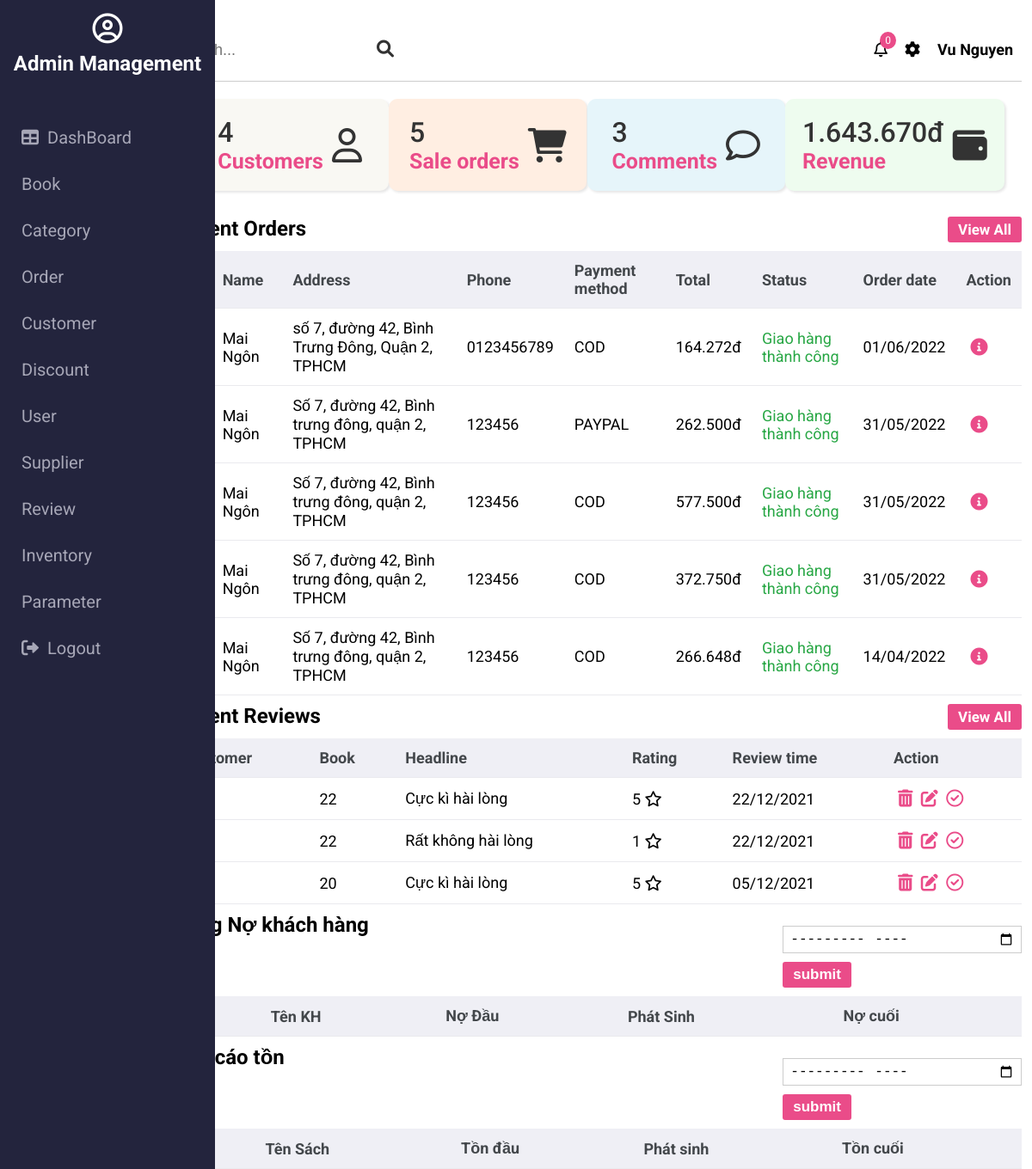
The page /admin/index.php (signed in) on the database its author committed.
### tables this page shows
CREATE TABLE `have_role` (
  `role_id` int(11) NOT NULL,
  `user_id` int(11) NOT NULL
);

CREATE TABLE `role` (
  `role_id` int(11) NOT NULL,
  `name` varchar(128) DEFAULT NULL,
  `description` text DEFAULT NULL
);

CREATE TABLE `book_order` (
  `order_id` int(11) NOT NULL,
  `customer_id` int(11) NOT NULL,
  `line1` varchar(128) DEFAULT NULL,
  `line2` varchar(128) DEFAULT NULL,
  `first_name` varchar(45) DEFAULT NULL,
  `last_name` varchar(45) DEFAULT NULL,
  `phone` varchar(45) DEFAULT NULL,
  `city` varchar(45) DEFAULT NULL,
  `country` varchar(45) DEFAULT NULL,
  `paid` float DEFAULT 0,
  `debt` float DEFAULT 0,
  `payment_date` date DEFAULT NULL,
  `zipcode` varchar(10) DEFAULT NULL,
  `payment_method` varchar(20) DEFAULT NULL,
  `total` float DEFAULT NULL,
  `status` varchar(25) DEFAULT NULL,
  `shipping_fee` float DEFAULT NULL,
  `discount` float DEFAULT NULL,
  `subtotal` float DEFAULT NULL,
  `order_date` datetime DEFAULT current_timestamp()
);

CREATE TABLE `review` (
  `review_id` int(11) NOT NULL,
  `book_id` int(11) NOT NULL,
  `customer_id` int(11) NOT NULL,
  `rating` int(11) DEFAULT NULL,
  `headline` varchar(128) DEFAULT NULL,
  `image` varchar(255) DEFAULT NULL,
  `comment` varchar(500) DEFAULT NULL,
  `review_time` datetime DEFAULT current_timestamp()
);

### controllers/admin/BaseController.php (called while the page is built, shortened)
<?php
class BaseController {
    protected $userModel;
    public function __construct() {
        $this->userModel = new UserModel();
    }
    public function getUserModel() {
        return $this->userModel;
    }
    protected function view($path, array $data = []) {
        $path = self::BASE_FOLDER_VIEW . '/' . str_replace('.', '/', $path) . '.php';
        return include($path);
    }
}

### controllers/admin/HomeController.php (called while the page is built, shortened)
<?php
class HomeController extends BaseController {
    private $orderModel;
    private $reviewModel;
    private $customerModel;
    public function __construct() {
        $this->orderModel = new OrderModel();
        $this->reviewModel = new ReviewModel();
        $this->customerModel = new CustomerModel();
        $this->userId = $_SESSION['user']['user_id'];
    }
    public function index($inventoryReports = [], $debtReports = []) {
        $roles = $this->getUserModel()->getAllRoleByUserId($this->userId);
        $orders = $this->orderModel->getAll(['*'], ['order_date desc'], 5);
        $reviews = $this->reviewModel->getAll(['*'], ['review_time desc'], 5);
        $totalCustomer = count($this->customerModel->getAll(['*'], [], 50));
        $totalReview = count($this->reviewModel->getAll(['*'], [], 50));
        $totalOrder = count($this->orderModel->getAll(['*'], [], 50));
        $revenue = $this->orderModel->revenue();
        $statistics = [
            'totalCustomer' => $totalCustomer,
            'totalReview' => $totalReview,
            'totalOrder' => $totalOrder,
            'revenue' => $revenue
        ];
        $pendingOrders = array_filter($this->orderModel->getAll(), fn ($order) => $order['status'] == 'Đang xử lí' || $order['status'] == 'Đã thanh toán' ? true : false);
        $pendingReviews = array_filter($this->reviewModel->getAll(), function ($review) {
            $dayReview = date('d', strtotime($review['review_time']));
            $dayNow = date('d', time());
            return $dayReview == $dayNow ? true : false;
        });
        $notifications = [
            'pendingOrders' => $pendingOrders,
            'pendingReviews' => $pendingReviews
        ];
        $textColors = [
            'Đang xử lí' => 'text-primary',
            'Đã thanh toán' => 'text-warning',
            'Giao hàng thành công' => 'text-success',
            'Đang giao hàng' => 'text-info',
            'Đã hủy' => 'text-danger'
        ];
        return $this->view('admin.home.index', [
            'orders' => $orders,
            'reviews' => $reviews,
            'roles' => $roles,
            'statistics' => $statistics,
            'notifications' => $notifications,
            'textColors' => $textColors,
            'inventoryReports' => isset($inventoryReports) ? $inventoryReports : [],
            'debtReports' => isset($debtReports) ? $debtReports : [],
        ]);
    }
}

### core/Database.php (called while the page is built, shortened)
<?php
class Database {
    public function connect() {
        $host = self::HOST;
        $username = self::USERNAME;
        $password = self::PASSWORD;
        $dbname = self::DB_NAME;
        try {
            $connect = new PDO("mysql:host=$host;dbname=$dbname", $username, $password);
            $connect->setAttribute(PDO::ATTR_ERRMODE, PDO::ERRMODE_EXCEPTION);
            $connect->setAttribute(PDO::ATTR_DEFAULT_FETCH_MODE, PDO::FETCH_ASSOC);
            return $connect;
        } catch (PDOException $e) {
            echo "Connection failed: " . $e->getMessage();
        }
    }
}

### models/BaseModel.php (called while the page is built, shortened)
<?php
class BaseModel extends Database {
    protected $db;
    public function __construct() {
        $this->db = $this->connect();
    }
    public function all($table, $select, $orderBy, $limit) {
        $field = implode(',', $select);
        $orderField = 'order by ';
        $orderBy ? $orderField .= implode(', ', $orderBy) : $orderField = '';
        $sql = "select $field from $table $orderField limit $limit";
        $result = $this->db->query($sql);
        $data = [];
        while ($row = $result->fetch()) {
            $data[] = $row;
        }
        return $data;
    }
}

### models/UserModel.php (called while the page is built, shortened)
<?php
class UserModel extends BaseModel {
    public function getAllRoleByUserId($userId) {
        $sql = "select * from user u, have_role h, role r
                where u.user_id = h.user_id and h.role_id = r.role_id and u.user_id = :user_id";
        $stmt = $this->db->prepare($sql);
        $stmt->execute(['user_id' => $userId]);
        $roles = [];
        while ($row = $stmt->fetch()) {
            $roles[] = $row;
        }
        return $roles;
    }
}

### models/CustomerModel.php (called while the page is built, shortened)
<?php
class CustomerModel extends BaseModel {
    public function getAll($select = ['*'], $orderBy = [], $limit = 15) {
        return $this->all(self::TABLE, $select, $orderBy, $limit);
    }
}

### models/ReviewModel.php (called while the page is built, shortened)
<?php
class ReviewModel extends BaseModel {
    public function getAll($select = ['*'], $orderBy = [], $limit = 15) {
        return $this->all(self::TABLE, $select, $orderBy, $limit);
    }
}

### models/OrderModel.php (called while the page is built, shortened)
<?php
class OrderModel extends BaseModel {
    public function getAll($select = ['*'], $orderBy = [], $limit = 30) {
        return $this->all(self::TABLE_ORDER, $select, $orderBy, $limit);
    }
    public function revenue() {
        $sql = "select sum(total) as revenue from book_order where status != 'Đang xử lí' and status != 'Đã hủy'";
        $stmt = $this->db->query($sql);
        $stmt->execute();
        return $stmt->fetch()['revenue'];
    }
}

### views/admin/home/index.php (the view, shortened to what this page needs)
<?php $this->view('partitions.admin.header', ['roles' => $roles, 'notifications' => $notifications]) ?>
<div class="card-box">
    <a href="customer" class="card">
        <div class="card-item">
            <div class="number"><?= $statistics['totalCustomer'] ?></div>
            <p class="card-number">Customers</p>
        </div>
        <i class="card-icon far fa-user"></i>
    </a>
    <a href="order" class="card">
        <div class="card-item">
            <div class="number"><?= $statistics['totalOrder'] ?></div>
            <p class="card-number">Sale orders</p>
        </div>
        <i class="card-icon fa fa-shopping-cart"></i>
    </a>
    <a href="review" class="card">
        <div class="card-item">
            <div class="number"><?= $statistics['totalReview'] ?></div>
            <p class="card-number">Comments</p>
        </div>
        <i class="card-icon far fa-comment"></i>
    </a>
    <a href="order" class="card">
        <div class="card-item">
            <div class="number"><?= number_format($statistics['revenue'], 0, '.', '.') ?>đ</div>
            <p class="card-number">Revenue</p>
        </div>
        <i class="card-icon fas fa-wallet"></i>
    </a>
</div>
<div class="content">
    <div class="table-control">
        <div class="action">
            <h2>Recent Orders</h2>
            <a href="order" class="btn">View All</a>
        </div>
        <table>
            <thead>
                <th>#</th>
                <th>Name</th>
                <th>Address</th>
                <th>Phone</th>
                <th>Payment method</th>
                <th>Total</th>
                <th>Status</th>
                <th>Order date</th>
                <th>Action</th>
            </thead>
            <tbody class="content-body">
                <?php
                foreach ($orders as $order) {
                ?>
                    <tr>
                        <td><?php echo $order['order_id'] ?></td>
                        <td><?php echo $order['first_name'] . ' ' . $order['last_name'] ?></td>
                        <td><?php echo $order['line1'] . ', ' . $order['line2'] . ', ' . $order['city'] ?></td>
                        <td><?php echo $order['phone'] ?></td>
                        <td><?php echo $order['payment_method'] ?></td>
                        <td><?php echo number_format($order['total'], 0, '.', '.') ?>đ</td>
                        <td class="<?= $textColors[$order['status']] ?> order-status-<?php echo $order['order_id'] ?>"><?php echo $order['status'] ?></td>
                        <td><?php echo date('d/m/Y', strtotime($order['order_date'])); ?></td>
                        <td>
                            <a href="" class="btn-detail-order" order-id="<?php echo $order['order_id'] ?>"><i class="card-icon fas fa-info-circle"></i></a>
                        </td>
                    </tr>
                <?php } ?>
            </tbody>
        </table>
    </div>
    <div class="table-control">
        <div class="action">
            <h2>Recent Reviews</h2>
            <a href="review" class="btn">View All</a>
        </div>
        <table>
            <thead>
                <tr>
                    <th>Customer</th>
                    <th>Book</th>
                    <th>Headline</th>
                    <th>Rating</th>
                    <th>Review time</th>
                    <th>Action</th>
                </tr>
            </thead>
            <tbody class="content-body">
                <?php
                foreach ($reviews as $review) {
                ?>
                    <tr>
                        <td><?php echo $review['customer_id'] ?></td>
                        <td><?php echo $review['book_id'] ?></td>
                        <td><?php echo $review['headline'] ?></td>
                        <td><?php echo $review['rating'] ?> <i class="far fa-star"></i></td>
                        <td><?php echo date('d/m/Y', strtotime($review['review_time'])) ?></td>
                        <td>
                            <a href="" class="btn-delete-review" review-id="<?php echo $review['review_id'] ?>"><i class="fas fa-trash-alt"></i></a>
                            <a href="" class="btn-update-review" review-id="<?php echo $review['review_id'] ?>"><i class="fas fa-edit"></i></a>
                            <a href="" class="btn-change-status" review-id="<?php echo $review['review_id'] ?>"><i class="far fa-check-circle"></i></a>
                        </td>
                    </tr>
                <?php } ?>
            </tbody>
        </table>
    </div>
    <div class="table-control">
        <div class="action">
            <h2>Công Nợ khách hàng <?php echo isset($_POST['date']) ? 'tháng ' . date('m-Y', strtotime($_POST['date'])) : '' ?></h2>
            <form action="index.php?controller=home&action=reportDebtByDate" id="#debit" method="POST">
                <div class="form-group">
                    <input type="month" name="date" placeholder="Nhap thang">
                    <button class="btn">submit</button>
                </div>
            </form>
        </div>
        <table>
            <thead>
                <tr>
                    <th>ID</th>
                    <th>Tên KH</th>
                    <th>Nợ Đầu</th>
                    <th>Phát Sinh</th>
                    <th>Nợ cuối</th>
                </tr>
            </thead>
        </table>
    </div>
    <div class="table-control">
        <div class="action">
            <h2>Báo cáo tồn
            </h2>
            <form action="index.php?controller=home&action=reportInventoryByDate" id="#bookremain" method="post">
                <div class="form-group">
                    <input type="month" name="date2" placeholder="Nhap thang/nam">
                    <button class="btn">submit</button>
                </div>
            </form>
        </div>
        <table>
            <thead>
                <tr>
                    <th>ID</th>
                    <th>Tên Sách</th>
                    <th>Tồn đầu</th>
                    <th>Phát sinh</th>
                    <th>Tồn cuối</th>
                </tr>
            </thead>
        </table>
    </div>
</div>

### views/partitions/admin/sidebar.php
<div class="sidebar">
    <div class="sidebar-title">
        <i class="far fa-user-circle"></i>
        <h2>Admin Management</h2>
    </div>
    <ul class="sidebar-list">
        <?php $icons = [
            'user' => '<i class="fas fa-users"></i>',
            'customer' => '<i class="far fa-user"></i>',
            'category' => '<i class="fab fa-apple"></i>',
            'book' => '<i class="fas fa-book"></i>',
            'order' => '<i class="fas fa-history"></i>',
            'supplier' => '<i class="fas fa-coins"></i>',
            'tracking' => '<i class="fas fa-parachute-box"></i>',
            'inventory' => '<i class="fas fa-warehouse"></i>',
            'discount' => '<i class="fas fa-tags"></i>',
            'review' => '<i class="far fa-comment"></i>',
            'parameter' => '<i class="fab fa-whmcs"></i>'
        ] ?>
        <li class="sidebar-item"><a href=""><i class="fas fa-table"></i>DashBoard</a></li>
        <?php foreach ($roles as $role) : ?>
            <li class="sidebar-item"><a href="<?= $role['name'] ?>"> <?php echo $icons[$role['name']] ?> <?= ucfirst($role['name']) ?></a></li>
        <?php endforeach ?>
        <li class="sidebar-item"><a href="auth/adminLogout"><i class="fas fa-sign-out-alt"></i>Logout</a></li>
    </ul>
</div>

### rows shown on the page
have_role: role.name "Book"
have_role: role.name "Category"
have_role: role.name "Order"
have_role: role.name "Customer"
have_role: role.name "Discount"
have_role: role.name "User"
have_role: role.name "Supplier"
have_role: role.name "Review"
have_role: role.name "Inventory"
have_role: role.name "Parameter"
book_order: first_name "Mai", last_name "Ngôn", line1 "số 7, đường 42", line2 "Bình Trưng Đông, Quận 2", city "TPHCM", phone "0123456789", payment_method "COD", total "164.272", status "Giao hàng thành công", order_date "01/06/2022"
book_order: first_name "Mai", last_name "Ngôn", line1 "Số 7, đường 42", line2 "Bình trưng đông, quận 2", city "TPHCM", phone "123456", payment_method "PAYPAL", total "262.500", status "Giao hàng thành công", order_date "31/05/2022"
book_order: first_name "Mai", last_name "Ngôn", line1 "Số 7, đường 42", line2 "Bình trưng đông, quận 2", city "TPHCM", phone "123456", payment_method "COD", total "577.500", status "Giao hàng thành công", order_date "31/05/2022"
book_order: first_name "Mai", last_name "Ngôn", line1 "Số 7, đường 42", line2 "Bình trưng đông, quận 2", city "TPHCM", phone "123456", payment_method "COD", total "372.750", status "Giao hàng thành công", order_date "31/05/2022"
book_order: first_name "Mai", last_name "Ngôn", line1 "Số 7, đường 42", line2 "Bình trưng đông, quận 2", city "TPHCM", phone "123456", payment_method "COD", total "266.648", status "Giao hàng thành công", order_date "14/04/2022"
review: book "22", headline "Cực kì hài lòng", rating "5", review_time "22/12/2021"
review: book "22", headline "Rất không hài lòng", rating "1", review_time "22/12/2021"
review: book "20", headline "Cực kì hài lòng", rating "5", review_time "05/12/2021"

### other values the page prints
count(array_filter($notifications, fn ($value) => !empty($value))) "0"
$_SESSION['user']['first_name'] "Vu"
$_SESSION['user']['last_name'] "Nguyen"
$statistics['totalCustomer'] "4"
$statistics['totalOrder'] "5"
$statistics['totalReview'] "3"
$statistics['revenue'] "1.643.670"
